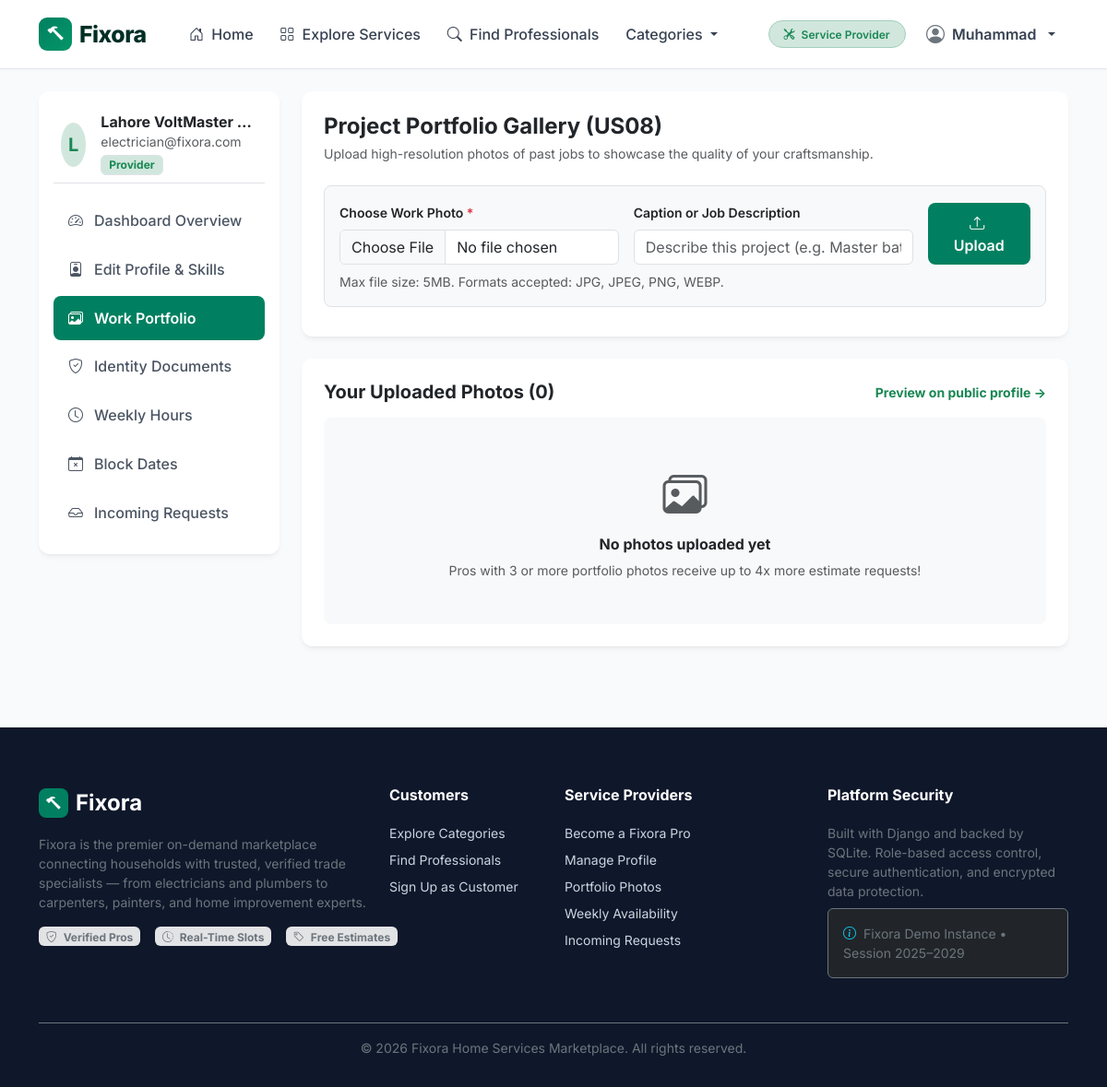
/providers/portfolio/ (signed in), run on the app's committed database.
### accounts/models.py (models this page shows, shortened)
class User(AbstractUser):
    class Role(models.TextChoices):
        CUSTOMER = 'customer', 'Customer'
        PROVIDER = 'provider', 'Service Provider'
        ADMIN = 'admin', 'Administrator'
    email = models.EmailField(unique=True, verbose_name="Email Address")
    role = models.CharField(
        max_length=20,
        choices=Role.choices,
        default=Role.CUSTOMER,
        verbose_name="User Role"
    )
    phone_number = models.CharField(
        max_length=20,
        blank=True,
        null=True,
        verbose_name="Phone Number"
    )
    USERNAME_FIELD = 'email'
    REQUIRED_FIELDS = ['username', 'first_name', 'last_name']
    @property
    def is_customer(self):
        return self.role == self.Role.CUSTOMER
    @property
    def is_provider(self):
        return self.role == self.Role.PROVIDER
    @property
    def is_administrator(self):
        return self.role == self.Role.ADMIN or self.is_superuser or self.is_staff

### providers/models.py (models this page shows, shortened)
class ProviderProfile(models.Model):
    user = models.OneToOneField(
        settings.AUTH_USER_MODEL,
        on_delete=models.CASCADE,
        related_name='provider_profile'
    )
    business_name = models.CharField(max_length=150, blank=True, verbose_name="Business / Trade Name")
    introduction = models.TextField(blank=True, verbose_name="Professional Introduction / Bio")
    skills = models.TextField(
        blank=True,
        help_text="List your specific skills (e.g. Circuit wiring, Pipe fitting, Custom cabinets)",
        verbose_name="Skills"
    )
    experience_years = models.PositiveIntegerField(default=1, verbose_name="Years of Experience")
    categories = models.ManyToManyField(
        ServiceCategory,
        related_name='providers',
        blank=True,
        verbose_name="Service Categories"
    )
    service_area = models.CharField(
        max_length=200,
        blank=True,
        help_text="Neighborhoods or regions you cover, e.g. Downtown, North District, 25-mile radius",
        verbose_name="Service Area"
    )
    city = models.CharField(max_length=100, blank=True, default='', verbose_name="City / Location")
    hourly_rate = models.DecimalField(
        max_digits=10,
        decimal_places=2,
        default=0.00,
        verbose_name="Hourly Rate (PKR)"
    )
    starting_price = models.DecimalField(
        max_digits=10,
        decimal_places=2,
        default=0.00,
        verbose_name="Starting Price (PKR)"
    )
    profile_picture = models.ImageField(
        upload_to='provider_avatars/',
        blank=True,
        null=True,
        verbose_name="Profile Picture"
    )
    is_verified = models.BooleanField(default=False, verbose_name="Verified Status")
    is_online = models.BooleanField(default=True, verbose_name="Online / Accepting Requests")
    rating = models.DecimalField(max_digits=3, decimal_places=2, default=5.00, verbose_name="Rating")
    review_count = models.PositiveIntegerField(default=0, verbose_name="Review Count")
    created_at = models.DateTimeField(auto_now_add=True)
    updated_at = models.DateTimeField(auto_now=True)
    class Meta:
        verbose_name = "Provider Profile"
        verbose_name_plural = "Provider Profiles"
        ordering = ['-created_at']
    @property
    def display_name(self):
        return self.business_name if self.business_name else (self.user.get_full_name() or self.user.username)

### providers/views.py (the view)
# urls.py: path('portfolio/', views.portfolio_manage, name='portfolio_manage'),
@login_required
def portfolio_manage(request):
    if not request.user.is_provider and not request.user.is_administrator:
        messages.error(request, "Only service providers can manage portfolio photos.")
        return redirect('accounts:dashboard_redirect')
    profile = get_object_or_404(ProviderProfile, user=request.user)
    photos = profile.portfolio_images.all()
    if request.method == 'POST':
        form = PortfolioImageForm(request.POST, request.FILES)
        if form.is_valid():
            portfolio_item = form.save(commit=False)
            portfolio_item.provider = profile
            portfolio_item.save()
            messages.success(request, "Project photo added to your portfolio!")
            return redirect('providers:portfolio_manage')
        else:
            messages.error(request, "Failed to upload photo. Please check requirements.")
    else:
        form = PortfolioImageForm()
    return render(request, 'providers/portfolio_manage.html', {
        'profile': profile,
        'photos': photos,
        'form': form,
    })

### templates/providers/portfolio_manage.html (shortened to what this page needs)
{% extends 'base.html' %}
{% block content %}
<div class="container py-4">
  <div class="row g-4">
    <div class="col-lg-3">
      <div class="card card-fx border-0 p-3 mb-3">
        <div class="d-flex align-items-center gap-3 p-2 mb-3 border-bottom">
          <div class="bg-success-subtle text-success rounded-circle d-flex align-items-center justify-content-center" style="width: 48px; height: 48px; font-weight: 700; font-size: 1.25rem;">
            {{ profile.display_name|slice:":1"|upper }}
          </div>
          <div class="text-truncate">
            <h6 class="fw-bold mb-0 text-truncate">{{ profile.display_name }}</h6>
            <small class="text-muted d-block text-truncate">{{ user.email }}</small>
            <span class="badge bg-success-subtle text-success border mt-1">Provider</span>
          </div>
        </div>
        <nav class="nav flex-column">
          <a class="sidebar-nav-item" href="{% url 'accounts:provider_dashboard' %}">
            <i class="bi bi-speedometer2"></i> Dashboard Overview
          </a>
          <a class="sidebar-nav-item" href="{% url 'providers:profile_edit' %}">
            <i class="bi bi-person-badge"></i> Edit Profile & Skills
          </a>
          <a class="sidebar-nav-item active" href="{% url 'providers:portfolio_manage' %}">
            <i class="bi bi-images"></i> Work Portfolio
          </a>
          <a class="sidebar-nav-item" href="{% url 'providers:document_submission' %}">
            <i class="bi bi-shield-check"></i> Identity Documents
          </a>
          <a class="sidebar-nav-item" href="{% url 'availability:weekly_schedule_manage' %}">
            <i class="bi bi-clock"></i> Weekly Hours
          </a>
          <a class="sidebar-nav-item" href="{% url 'availability:blocked_dates_manage' %}">
            <i class="bi bi-calendar-x"></i> Block Dates
          </a>
          <a class="sidebar-nav-item" href="{% url 'estimates:provider_list' %}">
            <i class="bi bi-inbox"></i> Incoming Requests
          </a>
        </nav>
      </div>
    </div>
    <div class="col-lg-9">
      <div class="card card-fx border-0 p-4 mb-4">
        <h4 class="fw-bold mb-1">Project Portfolio Gallery (US08)</h4>
        <p class="text-muted small mb-4">Upload high-resolution photos of past jobs to showcase the quality of your craftsmanship.</p>
        <form method="post" enctype="multipart/form-data" novalidate class="p-3 bg-light rounded-3 border mb-2">
          <div class="row g-3 align-items-end">
            <div class="col-md-5">
              <label class="form-label fw-semibold small">Choose Work Photo <span class="text-danger">*</span></label>
              {{ form.image }}
            </div>
            <div class="col-md-5">
              <label class="form-label fw-semibold small">Caption or Job Description</label>
              {{ form.caption }}
            </div>
            <div class="col-md-2">
              <button type="submit" class="btn btn-fixora w-100">
                <i class="bi bi-upload me-1"></i> Upload
              </button>
            </div>
          </div>
          <small class="text-muted d-block mt-2">
            Max file size: 5MB. Formats accepted: JPG, JPEG, PNG, WEBP.
          </small>
        </form>
      </div>
      <div class="card card-fx border-0 p-4">
        <div class="d-flex justify-content-between align-items-center mb-3">
          <h5 class="fw-bold mb-0">Your Uploaded Photos ({{ photos.count }})</h5>
          <a href="{% url 'providers:public_profile' profile.pk %}" target="_blank" class="small text-success fw-bold text-decoration-none">
            Preview on public profile &rarr;
          </a>
        </div>
        {% if photos %}
          <div class="row g-3">
            {% for photo in photos %}
              <div class="col-sm-6 col-md-4">
                <div class="card border rounded-3 overflow-hidden shadow-sm h-100">
                  <div style="height: 180px; overflow: hidden; background: #f1f5f9;">
                    <img src="{{ photo.image.url }}" alt="{{ photo.caption }}" class="w-100 h-100 object-fit-cover">
                  </div>
                  <div class="card-body p-3 d-flex flex-column justify-content-between">
                    <div>
                      <p class="small fw-semibold text-dark mb-1 text-truncate">
                        {{ photo.caption|default:"Work Sample" }}
                      </p>
                      <small class="text-muted d-block">{{ photo.uploaded_at|date:"M d, Y" }}</small>
                    </div>
                    <form method="post" action="{% url 'providers:portfolio_delete' photo.pk %}" class="mt-2 text-end">
                      {% csrf_token %}
                      <button type="submit" class="btn btn-sm btn-outline-danger" onclick="return confirm('Remove this photo from your portfolio?');">
                        <i class="bi bi-trash me-1"></i> Remove
                      </button>
                    </form>
                  </div>
                </div>
              </div>
            {% endfor %}
          </div>
        {% else %}
          <div class="text-center py-5 bg-light rounded-3">
            <i class="bi bi-images text-muted" style="font-size: 3rem;"></i>
            <h6 class="fw-bold mt-2">No photos uploaded yet</h6>
            <p class="text-muted small mb-0">Pros with 3 or more portfolio photos receive up to 4x more estimate requests!</p>
          </div>
        {% endif %}
      </div>
    </div>
  </div>
</div>
{% endblock %}

### templates/base.html (shortened to what this page needs)
<!DOCTYPE html>
<html lang="en">
<head>
  <link href="https://cdn.jsdelivr.net/npm/bootstrap@5.3.3/dist/css/bootstrap.min.css" rel="stylesheet">
  <link rel="stylesheet" href="https://cdn.jsdelivr.net/npm/bootstrap-icons@1.11.3/font/bootstrap-icons.min.css">
  <link rel="stylesheet" href="/static/css/fixora.css">
</head>
<body>
  <nav class="navbar navbar-expand-lg navbar-fixora sticky-top">
    <div class="container">
      <a class="navbar-brand" href="{% url 'discovery:home' %}">
        <span class="brand-badge"><i class="bi bi-hammer"></i></span>
        <span>Fixora</span>
      </a>
      <div class="collapse navbar-collapse" id="fixoraNavbar">
        <ul class="navbar-nav me-auto mb-2 mb-lg-0 ms-lg-3">
          <li class="nav-item">
            <a class="nav-link" href="{% url 'discovery:home' %}"><i class="bi bi-house-door me-1"></i> Home</a>
          </li>
          <li class="nav-item">
            <a class="nav-link" href="{% url 'discovery:explore' %}"><i class="bi bi-grid me-1"></i> Explore Services</a>
          </li>
          <li class="nav-item">
            <a class="nav-link" href="{% url 'discovery:search' %}"><i class="bi bi-search me-1"></i> Find Professionals</a>
          </li>
          {% if nav_categories %}
          <li class="nav-item dropdown">
            <a class="nav-link dropdown-toggle" href="#" id="categoryDropdown" role="button" data-bs-toggle="dropdown">
              Categories
            </a>
          </li>
          {% endif %}
        </ul>
        <ul class="navbar-nav align-items-lg-center">
          {% if user.is_authenticated %}
            <li class="nav-item me-2 d-none d-lg-block">
              {% if user.is_administrator %}
                <span class="badge bg-danger-subtle text-danger border border-danger-subtle py-2 px-3 rounded-pill fw-semibold">
                  <i class="bi bi-shield-lock me-1"></i> Admin
                </span>
              {% elif user.is_provider %}
                <span class="badge bg-success-subtle text-success border border-success-subtle py-2 px-3 rounded-pill fw-semibold">
                  <i class="bi bi-tools me-1"></i> Service Provider
                </span>
              {% else %}
                <span class="badge bg-primary-subtle text-primary border border-primary-subtle py-2 px-3 rounded-pill fw-semibold">
                  <i class="bi bi-person me-1"></i> Customer
                </span>
              {% endif %}
            </li>
            <li class="nav-item dropdown">
              <a class="nav-link dropdown-toggle d-flex align-items-center gap-2 fw-semibold" href="#" id="userMenu" role="button" data-bs-toggle="dropdown">
                <i class="bi bi-person-circle fs-5 text-secondary"></i>
                <span>{{ user.first_name|default:user.email }}</span>
              </a>
            </li>
          {% endif %}
        </ul>
      </div>
    </div>
  </nav>
  <main>
    {% block content %}{% endblock %}
  </main>
  <footer class="footer-fixora">
    <div class="container">
      <div class="row g-4">
        <div class="col-lg-4 col-md-6">
          <div class="d-flex align-items-center gap-2 mb-3">
            <span class="brand-badge" style="background:#008060; color:white; width:32px; height:32px; border-radius:8px; display:inline-flex; align-items:center; justify-content:center;"><i class="bi bi-hammer"></i></span>
            <span class="fs-4 fw-bold text-white">Fixora</span>
          </div>
          <p class="text-secondary small">
            Fixora is the premier on-demand marketplace connecting households with trusted, verified trade specialists — from electricians and plumbers to carpenters, painters, and home improvement experts.
          </p>
          <div class="d-flex gap-3 mt-3">
            <span class="badge bg-secondary-subtle text-secondary"><i class="bi bi-shield-check me-1"></i> Verified Pros</span>
            <span class="badge bg-secondary-subtle text-secondary"><i class="bi bi-clock-history me-1"></i> Real-Time Slots</span>
            <span class="badge bg-secondary-subtle text-secondary"><i class="bi bi-tag me-1"></i> Free Estimates</span>
          </div>
        </div>
        <div class="col-lg-2 col-md-6">
          <h6>Customers</h6>
          <ul class="list-unstyled small">
            <li class="mb-2"><a href="{% url 'discovery:explore' %}">Explore Categories</a></li>
            <li class="mb-2"><a href="{% url 'discovery:search' %}">Find Professionals</a></li>
            {% if user.is_authenticated and user.is_customer %}
              <li class="mb-2"><a href="{% url 'estimates:customer_list' %}">My Estimates</a></li>
              <li class="mb-2"><a href="{% url 'discovery:favourites_list' %}">Saved Favourites</a></li>
            {% else %}
              <li class="mb-2"><a href="{% url 'accounts:register' %}?role=customer">Sign Up as Customer</a></li>
            {% endif %}
          </ul>
        </div>
        <div class="col-lg-3 col-md-6">
          <h6>Service Providers</h6>
          <ul class="list-unstyled small">
            <li class="mb-2"><a href="{% url 'accounts:register' %}?role=provider">Become a Fixora Pro</a></li>
            {% if user.is_authenticated and user.is_provider %}
              <li class="mb-2"><a href="{% url 'providers:profile_edit' %}">Manage Profile</a></li>
              <li class="mb-2"><a href="{% url 'providers:portfolio_manage' %}">Portfolio Photos</a></li>
              <li class="mb-2"><a href="{% url 'availability:weekly_schedule_manage' %}">Weekly Availability</a></li>
              <li class="mb-2"><a href="{% url 'estimates:provider_list' %}">Incoming Requests</a></li>
            {% else %}
              <li class="mb-2"><a href="{% url 'accounts:login' %}">Pro Sign In</a></li>
            {% endif %}
          </ul>
        </div>
        <div class="col-lg-3 col-md-6">
          <h6>Platform Security</h6>
          <p class="small text-secondary mb-2">
            Built with Django and backed by SQLite. Role-based access control, secure authentication, and encrypted data protection.
          </p>
          <div class="p-3 rounded bg-dark border border-secondary text-secondary small">
            <i class="bi bi-info-circle text-info me-1"></i> Fixora Demo Instance &bull; Session 2025–2029
          </div>
        </div>
      </div>
      <div class="border-top border-secondary mt-5 pt-3 text-center small text-secondary">
        &copy; 2026 Fixora Home Services Marketplace. All rights reserved.
      </div>
    </div>
  </footer>
</body>
</html>

### data on the page
User: first_name "Muhammad", email "electrician@fixora.com"
ProviderProfile: display_name "L", display_name "Lahore VoltMaster…", count "0"
